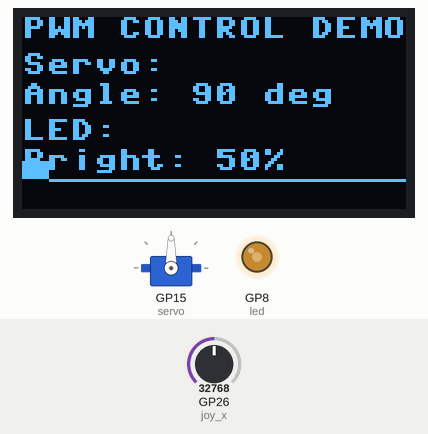
Recording of a program running on a simulated Raspberry Pi Pico running MicroPython. On the bench: 128×64 one-colour display, servo, output pins drawn as LEDs (lit = HIGH). Inputs (shaded band) come from the test bench; at power-on: GP26 (joy_x) = 32768 (analog values on the 0–65535 scale). Servo angles are drawn from the pulse width (0.5 ms = 0°, 2.5 ms = 180°).

Above: at 1.2 s.
1.3 s: GP26 (joy_x) set to 45874
At 1.7 s:
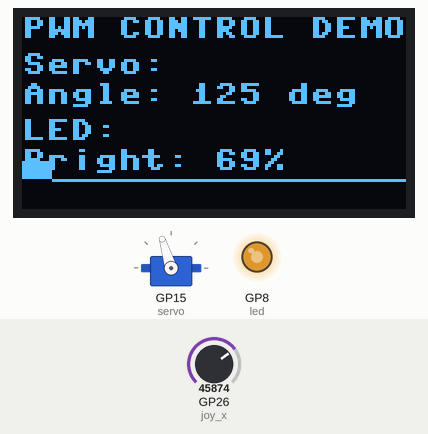
2.9 s: GP26 (joy_x) set to 57670
At 3.5 s:
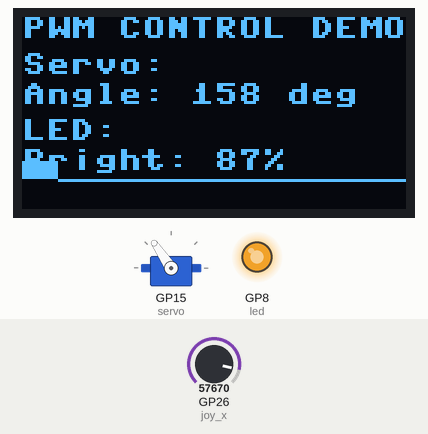
4.5 s: GP26 (joy_x) set to 19660
At 5.2 s:
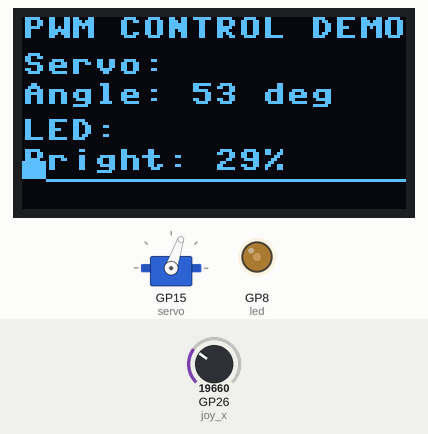
6.0 s: GP26 (joy_x) set to 7864
At 6.7 s:
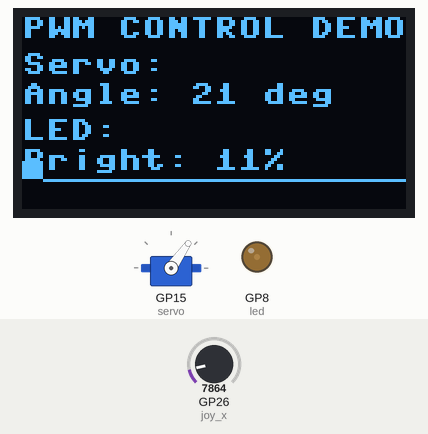
7.5 s: GP26 (joy_x) set to 0
At 8.2 s:
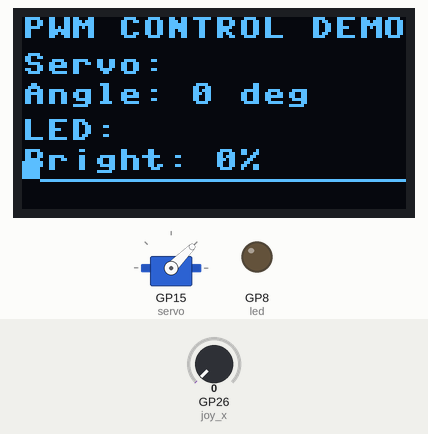
Timing chart, 0 to 10.0 s (numbered marks = the images above; inputs shaded):
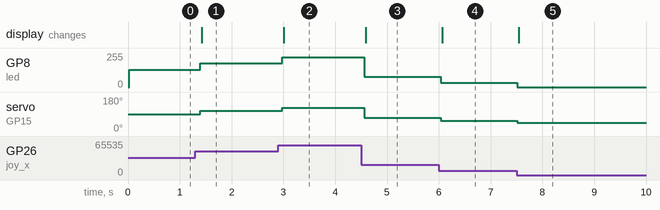

Measured:
- after the input at 1.3 s, GP8 (led): 128/255 → 178/255 after 0.10 s; servo on GP15 (servo): 90° → 107° after 0.10 s; the display: changes after 0.12 s (image 1)
- after the input at 2.9 s, GP8 (led): 178/255 → 224/255 after 0.08 s; servo on GP15 (servo): 107° → 124° after 0.08 s; the display: changes after 0.11 s (image 2)
- after the input at 4.5 s, GP8 (led): 224/255 → 76/255 after 0.06 s; servo on GP15 (servo): 124° → 71° after 0.06 s; the display: changes after 0.09 s (image 3)
- after the input at 6.0 s, GP8 (led): 76/255 → 31/255 at once; servo on GP15 (servo): 71° → 55° at once; the display: changes after 0.06 s (image 4)
- after the input at 7.5 s, GP8 (led): 31/255 → 0/255 at once; servo on GP15 (servo): 55° → 45° at once; the display: changes at once (image 5)

The program:

main.py
```python
from machine import Pin, PWM, I2C, ADC
import ssd1306
import time

# -------------------------
# Servo Setup
# -------------------------
servo = PWM(Pin(15))
servo.freq(50)   # 50 Hz for servo

# -------------------------
# LED Setup (PWM Brightness)
# -------------------------
led = PWM(Pin(8))
led.freq(1000)   # Higher freq for LED (no flicker)

# -------------------------
# Joystick
# -------------------------
joy_x = ADC(Pin(26))

# -------------------------
# OLED
# -------------------------
i2c = I2C(0, scl=Pin(1), sda=Pin(0))
oled = ssd1306.SSD1306_I2C(128, 64, i2c)

SCREEN_W = 128
PERIOD_MS = 20
WAVE_Y = 48

# -------------------------
# Functions
# -------------------------
def angle_to_pulse(angle):
    return 1.0 + (angle / 180) * 1.0   # 1–2 ms

def set_servo(pulse_ms):
    duty = (pulse_ms / PERIOD_MS) * 100
    servo.duty_u16(int(duty / 100 * 65535))

def set_led(adc_val):
    led.duty_u16(adc_val)   # Direct brightness control

def draw_pwm(pulse_ms):
    high_w = int((pulse_ms / PERIOD_MS) * SCREEN_W)

    # PWM High
    oled.fill_rect(0, WAVE_Y, high_w, 6, 1)
    # PWM Low
    oled.hline(high_w, WAVE_Y + 6, SCREEN_W - high_w, 1)

# -------------------------
# Main Loop
# -------------------------
while True:
    adc_val = joy_x.read_u16()

    # Servo angle
    angle = int(adc_val * 180 / 65535)
    pulse = angle_to_pulse(angle)
    set_servo(pulse)

    # LED brightness
    set_led(adc_val)
    brightness = int(adc_val * 100 / 65535)

    # OLED Display
    oled.fill(0)
    oled.text("PWM CONTROL DEMO", 0, 0)
    oled.text("Servo:", 0, 12)
    oled.text("Angle: {} deg".format(angle), 0, 22)
    oled.text("LED:", 0, 34)
    oled.text("Bright: {}%".format(brightness), 0, 44)

    draw_pwm(pulse)

    oled.show()
    time.sleep_ms(80)
```
